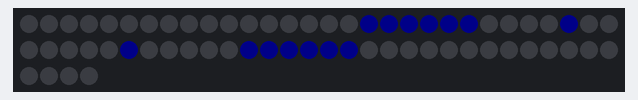
Bench run of a program on a simulated Raspberry Pi (BCM pin numbers). On the bench: 64 RGB LEDs in strip order, left to right, continuing on the next row. Dim RGB values are drawn brighter than linear. At 15.2 s the program stops and its outputs stay as they are.

Above: at 0.13 s.
At 2.68 s:
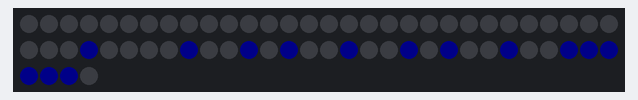
At 5.49 s:
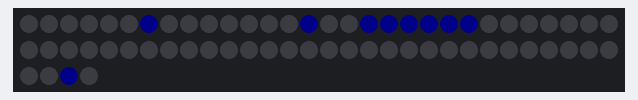
At 8.04 s:
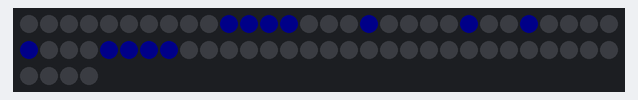
At 11.0 s:
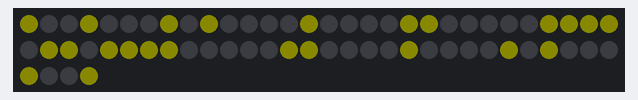
At 13.99 s:
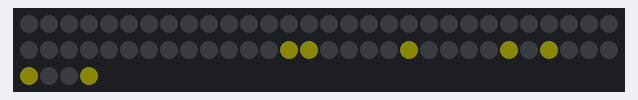

The program:

LedMatrix.py
```python
import time
from neopixel import *


class LedMatrix:
    # LED strip configuration:
    LED_COUNT = 64      # Number of LED pixels.
    LED_PIN = 18      # GPIO pin connected to the pixels (18 uses PWM!).
    LED_FREQ_HZ = 800000  # LED signal frequency in hertz (usually 800khz)
    LED_DMA = 10      # DMA channel to use for generating signal (try 10)
    LED_BRIGHTNESS = 10     # Set to 0 for darkest and 255 for brightest
    LED_INVERT = False   # True to invert the signal
    LED_CHANNEL = 0       # set to '1' for GPIOs 13, 19, 41, 45 or 53

    alphabet = {'A': [42, 43, 44, 45, 46, 33, 36, 25, 28, 18, 19, 20, 21, 22],
                'B': [41, 42, 43, 44, 45, 46, 33, 35, 38, 25, 27, 30, 18, 20, 21],
                'C': [42, 43, 44, 45, 33, 38, 25, 30, 18, 21],
                'D': [41, 42, 43, 44, 45, 46, 33, 38, 25, 30, 18, 19, 20, 21],
                'E': [41, 42, 43, 44, 45, 46, 33, 35, 38, 25, 27, 30, 17, 22],
                'F': [41, 42, 43, 44, 45, 46, 33, 35, 25, 27, 17],
                'G': [42, 43, 44, 45, 33, 38, 25, 28, 30, 18, 20, 21],
                'H': [41, 42, 43, 44, 45, 46, 35, 27, 17, 18, 19, 20, 21, 22],
                'I': [41, 33, 25, 34, 35, 36, 37, 38, 46, 30],
                'J': [44, 45, 38, 30, 17, 18, 19, 20, 21],
                'K': [41, 42, 43, 44, 45, 46, 35, 26, 28, 17, 21, 22],
                'L': [41, 42, 43, 44, 45, 46, 38, 30, 22],
                'M': [49, 50, 51, 52, 53, 54, 42, 35, 27, 18, 9, 10, 11, 12, 13, 14],
                'N': [41, 42, 43, 44, 45, 46, 35, 28, 17, 18, 19, 20, 21, 22],
                'O': [42, 43, 44, 45, 33, 38, 25, 30, 18, 19, 20, 21],
                'P': [41, 33, 25, 18, 19, 28, 36, 44, 43, 42, 45, 46],
                'Q': [42, 33, 25, 18, 19, 20, 21, 45, 44, 43, 38, 30, 22, 14],
                'R': [46, 45, 44, 22, 21, 28, 36, 19, 18, 25, 33, 41, 42, 43],
                'S': [38, 30, 21, 45, 28, 35, 42, 33, 25, 18],
                'T': [41, 33, 25, 17, 49, 34, 35, 36, 37, 38],
                'U': [46, 38, 30, 22, 21, 20, 19, 18, 17, 41, 42, 43, 44, 45],
                'V': [38, 30, 21, 45, 20, 19, 18, 17, 41, 42, 43, 44],
                'W': [46, 30, 37, 36, 53, 52, 51, 50, 18, 19, 20, 21, 17, 49],
                'X': [41, 42, 17, 18, 27, 35, 44, 45, 46, 20, 21, 22],
                'Y': [49, 50, 17, 18, 43, 27, 36, 37, 38],
                'Z': [46, 38, 30, 22, 45, 36, 27, 18, 17, 25, 33, 41],
                'a': [21, 30, 38, 46, 28, 36, 45, 26, 34, 20, 19],
                '0': [33, 25, 18, 19, 27, 36, 42, 44, 43, 45, 38, 30, 21, 20],
                '1': [25, 26, 27, 28, 29, 30, 34, 43],
                '2': [33, 25, 42, 18, 19, 28, 36, 45, 46, 38, 22, 30],
                '3': [33, 25, 42, 18, 27, 20, 21, 30, 38, 45],
                '4': [17, 18, 19, 20, 21, 22, 25, 34, 43, 44, 36, 28],
                '5': [41, 25, 17, 33, 42, 43, 35, 27, 20, 21, 30, 38, 45],
                '6': [33, 25, 42, 43, 44, 45, 38, 30, 21, 28, 36, 18],
                '7': [46, 33, 25, 41, 18, 27, 36, 45],
                '8': [33, 25, 18, 27, 35, 42, 44, 45, 38, 30, 21, 20],
                '9': [33, 25, 18, 19, 27, 35, 42, 20, 21, 30, 38, 45]}

    def __init__(self, iconset=1):
        if iconset == 0:
            cloudIds = [1, 2, 8, 9, 10, 11, 16, 17, 18, 19, 24, 25, 26, 27, 32,
                        33, 34, 35, 40, 41, 42, 43, 48, 49, 50, 51, 57, 58]
            showerRainIds = [21, 23, 37, 39, 53, 55]
            rainIds = [20, 21, 22, 23, 36, 37, 38, 39, 52, 53, 54, 55]
            clearSkyIds = [0, 3, 7, 9, 14, 19, 20, 26, 27, 28, 29, 31, 32, 34,
                           35, 36, 37, 43, 44, 49, 54, 56, 60, 63]
            thunderstormIds = [25, 24, 33, 42, 43, 44, 36, 47, 38, 37, 28, 29,
                               52, 35, 34, 51, 32, 41, 20, 26, 17, 16]
        elif iconset == 1:
            cloudIds = [53, 45, 29, 37, 21, 13, 4, 3, 2, 9, 17, 25, 26, 32, 40,
                        48, 57, 58, 59, 60]
            showerRainIds = [63, 54, 47, 38, 31, 22]
            rainIds = [20, 21, 22, 23, 36, 37, 38, 39, 52, 53, 54, 55]
            clearSkyIds = [0, 3, 7, 9, 14, 19, 20, 26, 27, 28, 29, 31, 32, 34,
                           35, 36, 37, 43, 44, 49, 54, 56, 60, 63]
            mistIds = [57, 48, 59, 50, 41, 32, 16, 25, 34, 43, 52, 61, 45, 54,
                       36, 27, 18, 9, 0, 2, 11, 20, 29, 38, 47, 63, 31, 22, 13,
                       4, 6, 15]
            thunderstormIds = [25, 24, 33, 42, 43, 44, 36, 47, 38, 37, 28, 29,
                               52, 35, 34, 51, 32, 41, 20, 26, 17, 16]
            smallCloudIds = [61, 60, 59, 54, 46, 38, 30, 27, 42, 50, 34, 19, 12, 13, 22]
            smallSunIds = [11, 10, 18, 4, 1, 25, 32]
            snowIds = [38, 29, 22, 31, 12, 19, 3, 10, 52, 43, 59, 50, 25, 32,
                       16, 62, 55]
            smallWhiteCloudIds = [60, 55, 47, 39, 31, 22, 21, 28, 36, 61, 62,
                                  43, 51]
            smallBlackCloudIds = [42, 33, 25, 18, 10, 3, 4, 13]
            connectionErrorIds = [32, 33, 42, 34, 26, 27, 43, 45, 29, 37, 46,
                                  38, 30, 39]

        # icons with structure: [[color,ledIDs],[color,ledIDs],...]
        self.icons = {'scattered_cloud': [[Color(255, 255, 255), cloudIds]],
                      'shower_rain': [[Color(255, 255, 255), cloudIds],
                                      [Color(0, 0, 255), showerRainIds]],
                      'rain': [[Color(255, 255, 255), cloudIds],
                               [Color(0, 0, 255), rainIds]],
                      'clear_sky': [[Color(255, 255, 0), clearSkyIds]],
                      'thunderstrom': [[Color(255, 255, 0), thunderstormIds]],
                      'mist': [[Color(255, 255, 255), mistIds]],
                      'few_clouds': [[Color(255, 255, 0), smallSunIds],
                                     [Color(255, 255, 255), smallCloudIds]],
                      'snow': [[Color(255, 255, 255), snowIds]],
                      'broken_clouds': [[Color(255, 255, 255), smallWhiteCloudIds],
                                        [Color(25, 25, 112), smallBlackCloudIds]],
                      'error': [[Color(255, 0, 0), [36, 35, 34, 33, 38, 54, 52,
                                                    51, 50, 49, 17, 18, 19, 20,
                                                    22, 6, 4, 3, 2, 1]]],
                      'connection_error': [[Color(255, 0, 0), connectionErrorIds]]}

        self.strip = Adafruit_NeoPixel(self.LED_COUNT, self.LED_PIN, self.LED_FREQ_HZ,
                                       self.LED_DMA, self.LED_INVERT, self.LED_BRIGHTNESS,
                                       self.LED_CHANNEL)
        # Intialize the library (must be called once before other functions).
        self.strip.begin()

    def colorWipe(self, color=Color(0, 0, 0), wait_ms=50):
        """Colorize the matrix in one color, blank by default."""
        # Wipe color across display a pixel at a time.
        for i in range(self.strip.numPixels()):
            self.strip.setPixelColor(i, color)
            self.strip.show()
            time.sleep(wait_ms/1000.0)

    def showIcon(self, iconText, wait_ms=50):
        """Display one of the predefined icons."""
        if iconText in self.icons:
            icon = self.icons[iconText]

            for subIcon in icon:
                self.draw(subIcon[0], subIcon[1])
        else:
            print('unknown icon: {}'.format(iconText))

    def draw(self, color, points, wait_ms=50):
        """display the Points in a specific color."""
        for point in points:
            if point >= 0 and point <= (self.LED_COUNT-1):
                self.strip.setPixelColor(point, color)
                time.sleep(wait_ms/1000)
        self.strip.show()

    def stringToList(self, text):
        """Return the list version of the String."""
        output = []
        # toDo: implement also lower case letter and remove this
        text = text.upper()
        for letter in text:
            if letter in self.alphabet:
                output.append(self.alphabet[letter])
            else:
                # append questionmark
                print("unknown symbol {}".format(letter))
        return output

    def write(self, color, text, wait_ms=50):
        textList = self.stringToList(text)
        formattedText = []
        flatText = []
        counter = 0
        for letter in textList:
            formattedText.append([x-(64*counter) for x in letter])
            counter = counter + 1

        # flatten the text lists to one list
        flatText = [item for sublist in formattedText for item in sublist]
        # sort the text list
        flatText.sort()
        # reverse text list
        flatText = flatText[::-1]

        while flatText[-1] < 63:
            # clear screen
            for i in range(self.strip.numPixels()):
                self.strip.setPixelColor(i, Color(0, 0, 0))
            # draw the current text list
            self.draw(color, flatText, 0)
            self.strip.show()
            time.sleep(250/1000.0)
            # move text 1 coloumn to the left
            flatText = [x+8 for x in flatText]

        # clear screen
        for i in range(self.strip.numPixels()):
            self.strip.setPixelColor(i, Color(0, 0, 0))
        self.strip.show()
# a short Demo
if __name__ == "__main__":
    matrix = LedMatrix()

    matrix.write(Color(0, 0, 255), 'Hello')

    matrix.showIcon('clear_sky')

    time.sleep(1)

    matrix.colorWipe()
```
